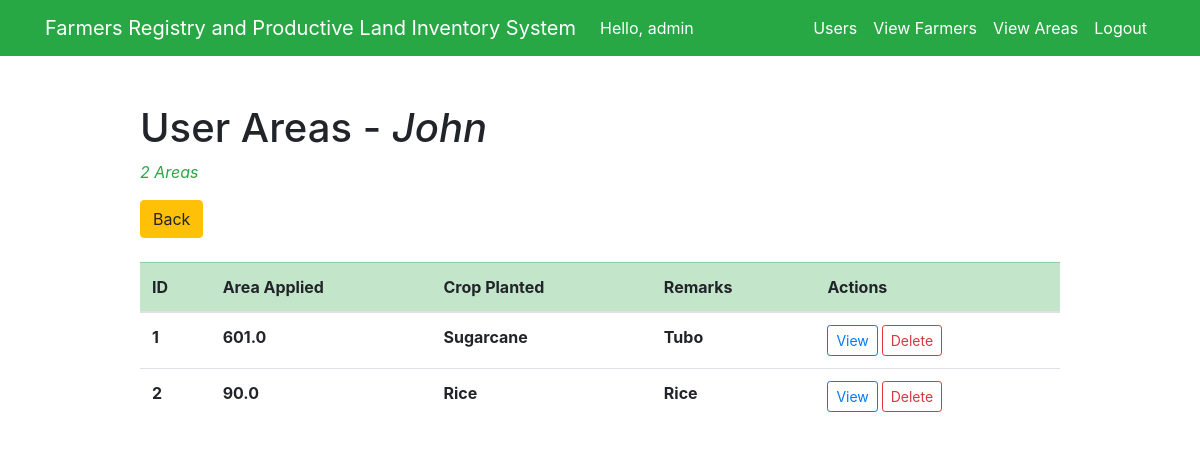
Screenshot of /info/farmer/1 (signed in) with the database file from the repository.
### test_app/models.py (models this page shows, shortened)
class Farmer(models.Model):
    MALE = 'M'
    FEMALE = 'F'
    PERSON_GENDER = [
        (MALE, 'Male'),
        (FEMALE, 'Female'),
    ]
    assigned_id = models.CharField(max_length=20, blank=True, null=True)
    first_name = models.CharField(max_length=200, blank=False)
    last_name = models.CharField(max_length=200, blank=False)
    middle_name = models.CharField(max_length=200, blank=False)
    gender = models.CharField(max_length=1, choices=PERSON_GENDER, default=MALE)
    region = models.CharField(max_length=200)
    province = models.CharField(max_length=200)
    muncity = models.CharField(max_length=200)
    brgy = models.CharField(max_length=200)
    address = models.TextField(blank=True)
    date_created = models.DateTimeField(auto_now_add=True)
    contact_no = models.CharField(max_length=20, blank=True, null=True)
    tin = models.CharField(max_length=20, blank=True, null=True)
    philhealth = models.CharField(max_length=20, blank=True, null=True)
    sss = models.CharField(max_length=20, blank=True, null=True)
    pagibig = models.CharField(max_length=20, blank=True, null=True)
    civil_status = models.CharField(max_length=20, blank=True, null=True)
    nationality = models.CharField(max_length=50, blank=True, null=True)
    birthdate = models.DateField(default=None)
    spouse = models.CharField(max_length=250, blank=True, null=True)

class UsersAreaInfo(models.Model):
    RICE = 'Rice'
    CORN = 'Corn'
    SUGARCANE = 'Sugarcane'
    PLANTED = [
        (RICE, 'Rice'),
        (CORN, 'Corn'),
        (SUGARCANE, 'Sugarcane'),
    ]
    farmer_id = models.ForeignKey(Farmer, models.CASCADE, db_column='farmer_id')
    total_area = models.FloatField()
    crop_planted = models.CharField(max_length=9, choices=PLANTED, default=RICE)
    remarks = models.CharField(max_length=100)
    sketch_plan = models.FileField(upload_to='documents_sp/', max_length=254, blank=True)
    map = models.FileField(upload_to='documents_map/', max_length=254, blank=True)
    google_earth = models.FileField(upload_to='documents_ge/', max_length=254, blank=True)
    area_coordinates = models.FileField(upload_to='documents_coordinates/', max_length=254, blank=True)
    profile_field = models.CharField(max_length=250)
    soil_ph = models.IntegerField()
    region = models.CharField(max_length=200)
    province = models.CharField(max_length=200)
    muncity = models.CharField(max_length=200)
    brgy = models.CharField(max_length=200)

### test_app/views.py (the view)
# urls.py: path('info/farmer/<int:pk>', views.view_user, name='view_farmer'),
@login_required(login_url='/')
def view_user(request, pk):
    if request.method == 'GET':
        profile_info = get_object_or_404(Farmer, id=pk)
        user_areas = UsersAreaInfo.objects.filter(farmer_id=pk)
        context = {
            'user_areas': user_areas,
            'profile': profile_info,
        }
        return render(request, 'test_app/viewuser.html', context)
    else:
        pass

### test_app/templates/test_app/viewuser.html
{% extends 'test_app/base.html' %}
{% block content %}
<div class="row justify-content-center mt-5">
    <div class="col-md-10">
        <h1>User Areas - <em>{{ profile.first_name }}</em></h1>
        {% if user_areas %}
            <p class="card-text text-success"><em>{{ user_areas.count }} Area{{ user_areas.count|pluralize }}</em></p>
        {% else %}
            <p class="card-text text-danger"><em>No Areas</em></p>
        {% endif %}
        <a type="button" class="btn btn-warning" href="{% url 'user_dashboard' %}">Back</a>
        <br><br>
        <table class="table table-hover table-stripped table-responsive-md">
            <thead class="table-success">
                <tr>
                    <th scope="col">ID</th>
                    <th scope="col">Area Applied</th>
                    <th scope="col">Crop Planted</th>
                    <th scope="col">Remarks</th>
                    <th scope="col" align="center">Actions</th>
                </tr>
            </thead>
            <tbody>
                {% for area in user_areas %}
                    <tr>
                        <th scope="row">{{ area.id }}</th>
                        <th>{{ area.total_area }}</th>
                        <th>{{ area.crop_planted }}</th>
                        <th>{{ area.remarks }}</th>
                        {% if user.is_superuser %}
                            <th><a type="button" class="btn btn-outline-primary btn-sm text-primary" href="{% url 'view_area_admin' area.id %}">View</a>&nbsp;<a type="button" class="btn btn-outline-danger btn-sm text-danger">Delete</a></th>
                        {% else %}
                            <th><a type="button" class="btn btn-outline-primary btn-sm text-primary" href="{% url 'view_area' area.id %}">View</a>&nbsp;<a type="button" class="btn btn-outline-danger btn-sm text-danger">Delete</a></th>
                        {% endif %}
                    </tr>
                {% endfor %}
            </tbody>
        </table>
    </div>
</div>
{% endblock %}

### test_app/templates/test_app/base.html (shortened to what this page needs)
<!doctype html>
<html lang="en">
<head>
    <link rel="stylesheet" href="https://stackpath.bootstrapcdn.com/bootstrap/4.4.1/css/bootstrap.min.css">
</head>
<body>
<nav class="navbar navbar-expand-md navbar-light bg-success">
<div class="container">
    {% if user.is_superuser %}<a class="navbar-brand" href="{% url 'user_dashboard' %}">{% else %}<a class="navbar-brand" href="{% url 'user_info' %}">{% endif %}
        <span class="text-white">Farmers Registry and Productive Land Inventory System</span>
    </a>
    <div class="collapse navbar-collapse" id="navbarNav">
        {% if user.is_authenticated %}
            <ul class="navbar-nav mr-auto">
                <li class="nav-item">
                    <span class="nav-link text-white">Hello, {{ request.user }}</span>
                </li>
            </ul>
        {% endif %}
    <ul class="navbar-nav ml-auto">
        {% if user.is_authenticated %}
            <li class="nav-item">
                {% if user.is_superuser %}
                    <a href="{% url 'user_list' %}" class="nav-link text-white">Users</a>
                {% endif %}
            </li>
            <li class="nav-item">
                {% if user.is_superuser %}
                    <a href="{% url 'user_dashboard' %}" class="nav-link text-white">View Farmers</a>
                {% endif %}
            </li>
            <li class="nav-item">
                {% if user.is_superuser %}
                    <a href="{% url 'viewarea_dashboard' %}" class="nav-link text-white">View Areas</a>
                {% endif %}
            </li>
            <li class="nav-item">
                <a href="#" onclick="$('#signOutBtn').click()" class="nav-link text-white">Logout</a>
            </li>
        {% endif %}
    </ul>
    </div>
</div>
</nav>
<div class="container">
{% block content %}{% endblock %}
</div>
</body>
</html>

### rows the page displays
Farmer: first_name "John"
UsersAreaInfo: id "1", total_area "601.0", crop_planted "Sugarcane", remarks "Tubo"
UsersAreaInfo: id "2", total_area "90.0", crop_planted "Rice", remarks "Rice"

### other values shown
{{ request.user }} "admin"
{{ user_areas.count }} "2"
